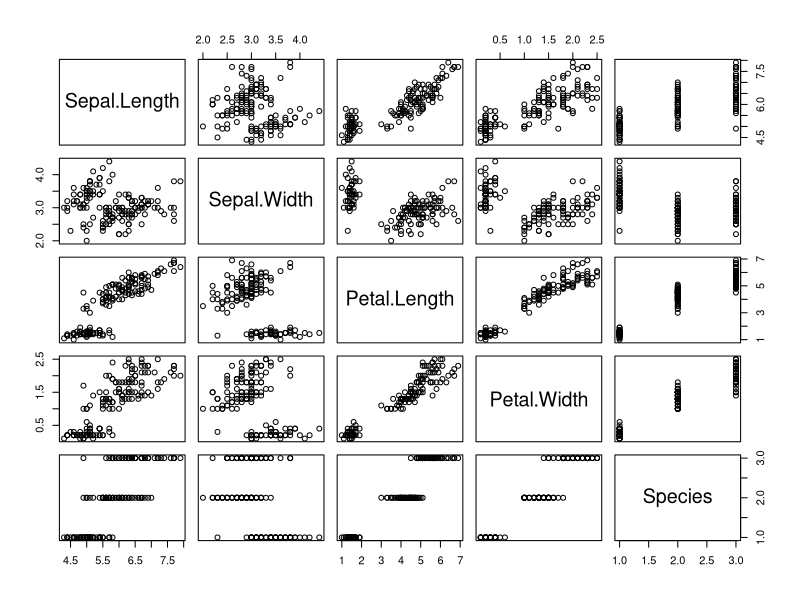
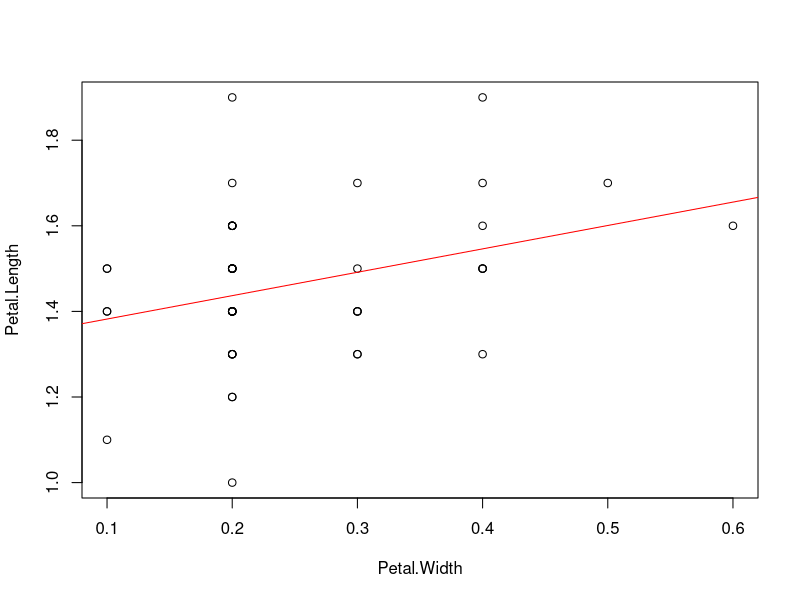
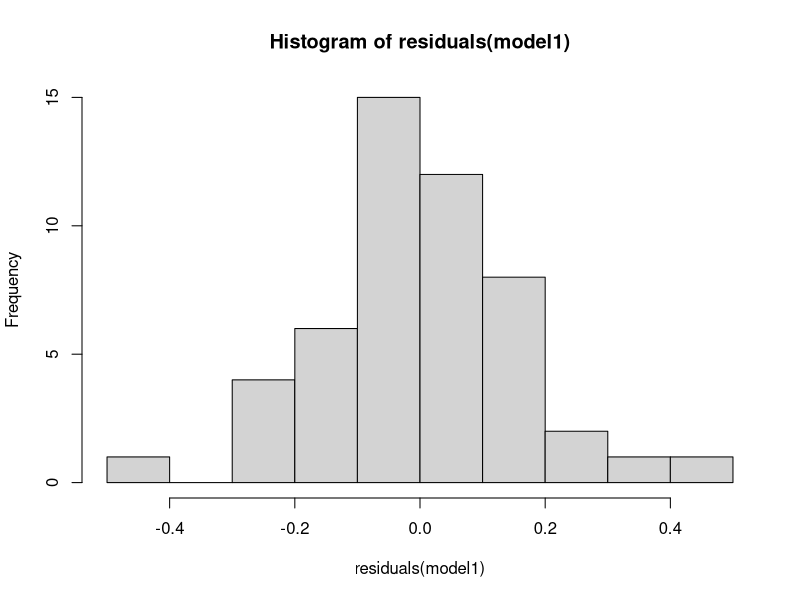
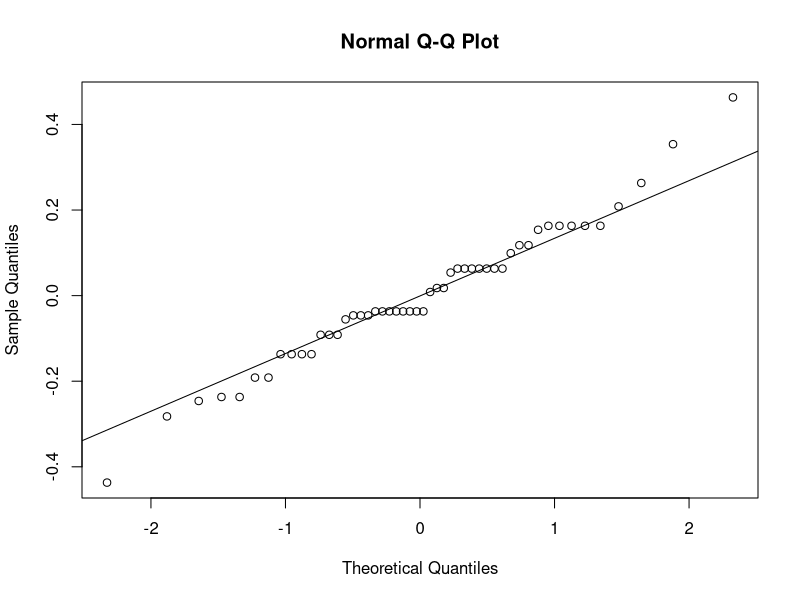
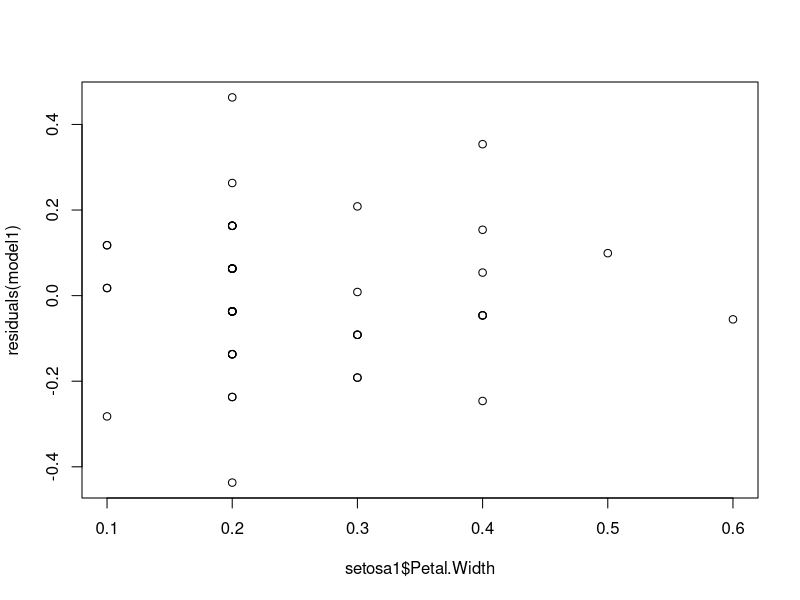
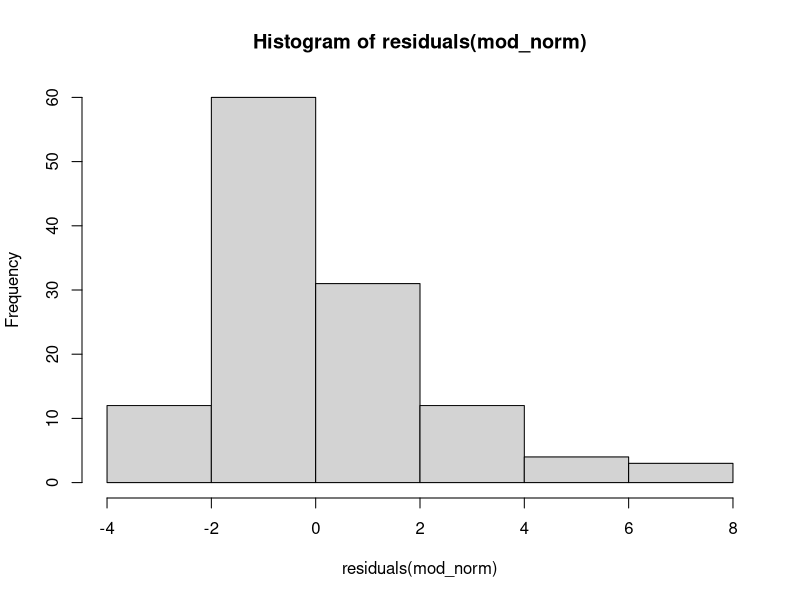
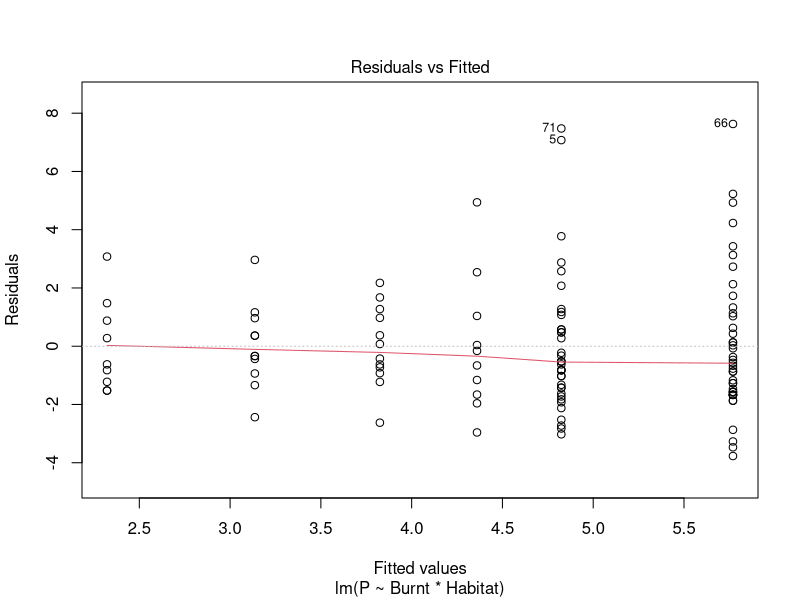
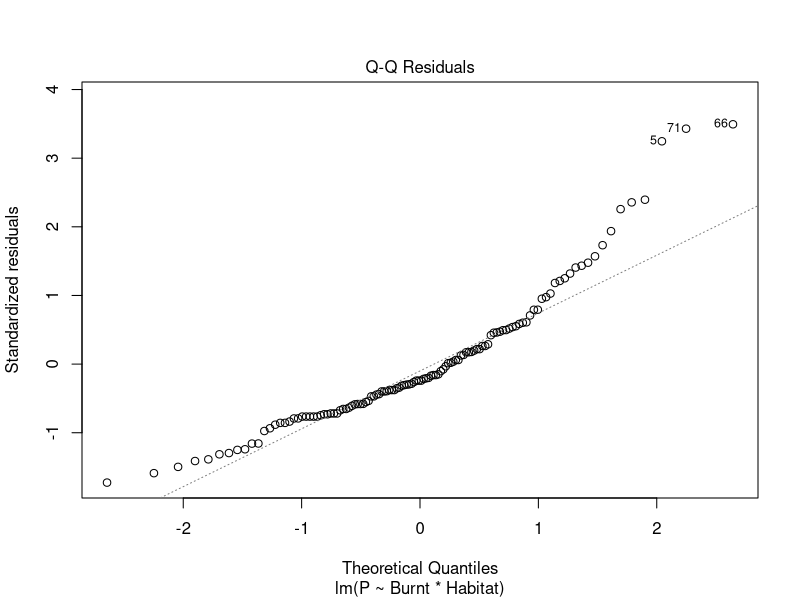

Source code (R) for these figures, in order:
## ---- chunk 1
knitr::opts_chunk$set(echo = TRUE)
## ---- chunk 2

library("car")  ## for calculating Anova tables
library("multcomp") ## for doing post-hoc tests
library("lme4")

## ---- chunk 3

### for a simple example load the dataset iris 
data(iris)

### this dataset contains information on morphological attributes of three species of iris.  A summary of the data is provided by. 
summary(iris)

plot(iris)
names(iris)

### choose a single species for a first simple model eg. 

setosa1 <- iris[iris$Species == "setosa",]
setosa1 <- droplevels(setosa1)


####  
model1 <- lm(Petal.Length ~ Petal.Width, data = setosa1)

plot(Petal.Length ~ Petal.Width, setosa1)

abline(model1, col='red') #plots lm line, slope and intercept can be found in summary

# Model validation

# Are residuals normally distributed?

## To visualize
hist(residuals(model1))
qqnorm(residuals(model1))
qqline(residuals(model1))

### to formally test this examine you may use shapiro.test (there are many options), ## P > 0.05 indicates distribution is not significantly different from normal. 

shapiro.test(residuals(model1))

# 	Shapiro-Wilk normality test
# 
# data:  residuals(model1)
# W = 0.97916, p-value = 0.517

####


# Homegeneity of variance

## plot residuals against predictor variables. Here you should see no pattern

plot(residuals(model1) ~ setosa1$Petal.Width)

## The model can be easily expanded to add more variables using "+" or "*" for interactions 

#e.g. 


model2 <- lm(Petal.Length ~ Petal.Width + Species, data = iris) ## etc

######

## ---- chunk 4

### 


chem <- read.csv("chem_example.csv")

##### This dataset contains data on soil chemistry for quadrats within 6 sites. 
##### The variable of interest is burning, in particular it's effect on soil chemistry


names(chem)
str(chem)
summary(chem)

#### Let's look at P - Phosphorus

summary(chem$P)
### 
#### an optimist fits a normal model first.. 

mod_norm <- lm(P~Burnt*Habitat, data = chem)

hist(residuals(mod_norm))
shapiro.test(residuals(mod_norm))
##### not normal...

plot(mod_norm)


##### Try a gamma distribution with a log link

mod_gamma <- glm(P~Burnt*Habitat, data = chem, family = "Gamma"(link = "log"))
plot(mod_gamma)

res1 <- residuals(mod_gamma, type = "deviance")

hist(res1)
shapiro.test(res1)

#####

summary(mod_gamma)
### N.B. this doesn't do an Anova test, it just produces an Anova table based on the model you have already created.  The 'type =  III' part is important here, as it means that the the order in which terms are listed in the model does not effect the calculated significance (each term is treated as though it were added last).

Anova(mod_gamma, type = "III")


##########



## ---- chunk 5

### Using the same dataset as the previous example, but this time using Site as a grouping factor to account for pseudoreplication/correlation of measures within locations


mod_gamma_mixed <- glmer(P~Burnt*Habitat + (1|Site), data = chem, family = "Gamma"(link = "log"))

res1 <- residuals(mod_gamma_mixed, type = "deviance")

hist(res1)
shapiro.test(res1)

#### 

summary(mod_gamma_mixed)


###  Out of curiousity let's compare this output with that of the previous GLM without accounting for correlation within sites. 

Anova(mod_gamma_mixed, type = "III")

Anova(mod_gamma, type = "III")

### Here we can see that the effect of burning on soil phosphorous only becomes obvious after accounting from the effect of differences between sites.  
